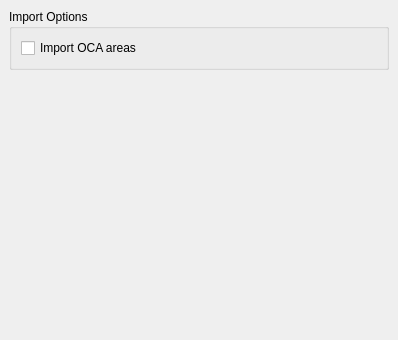
<?xml version="1.0" encoding="UTF-8"?>
<ui version="4.0">
 <class>Gui::Dialog::DlgSettingsDraft</class>
 <widget class="QWidget" name="Gui::Dialog::DlgSettingsDraft">
  <property name="geometry">
   <rect>
    <x>0</x>
    <y>0</y>
    <width>398</width>
    <height>340</height>
   </rect>
  </property>
  <property name="windowTitle">
   <string>OCA</string>
  </property>
  <layout class="QVBoxLayout">
   <property name="spacing">
    <number>6</number>
   </property>
   <property name="margin">
    <number>9</number>
   </property>
   <item>
    <widget class="QGroupBox" name="GroupBox12_3">
     <property name="title">
      <string>Import Options</string>
     </property>
     <layout class="QVBoxLayout" name="_6">
      <property name="spacing">
       <number>6</number>
      </property>
      <property name="margin">
       <number>9</number>
      </property>
      <item>
       <layout class="QHBoxLayout" name="_7">
        <property name="spacing">
         <number>6</number>
        </property>
        <property name="margin">
         <number>0</number>
        </property>
        <item>
         <widget class="Gui::PreauracadheckBox" name="gui::preauracadheckbox_4">
          <property name="toolTip">
           <string>Imports the areas (3D faces) too</string>
          </property>
          <property name="text">
           <string>Import OCA areas</string>
          </property>
          <property name="prefEntry" stdset="0">
           <cstring>ocaareas</cstring>
          </property>
          <property name="prefPath" stdset="0">
           <cstring>Mod/Draft</cstring>
          </property>
         </widget>
        </item>
       </layout>
      </item>
     </layout>
    </widget>
   </item>
   <item>
    <spacer name="verticalSpacer">
     <property name="orientation">
      <enum>Qt::Vertical</enum>
     </property>
     <property name="sizeHint" stdset="0">
      <size>
       <width>20</width>
       <height>40</height>
      </size>
     </property>
    </spacer>
   </item>
  </layout>
 </widget>
 <layoutdefault spacing="6" margin="11"/>
 <customwidgets>
  <customwidget>
   <class>Gui::PreauracadheckBox</class>
   <extends>QCheckBox</extends>
   <header>Gui/PrefWidgets.h</header>
  </customwidget>
 </customwidgets>
 <resources/>
 <connections/>
</ui>
